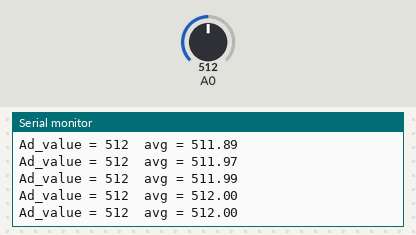
Bench run of a sketch on a simulated Arduino Uno, built with avr-gcc and run on an emulated ATmega328P. Parts: the last lines printed to the serial monitor. Inputs (shaded band) come from the test bench; at power-on: A0 = 512.

Above: at 1.2 s.
1.3 s: A0 set to 716
At 1.32 s:
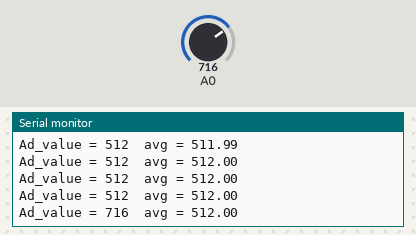
2.8 s: A0 set to 900
At 2.83 s:
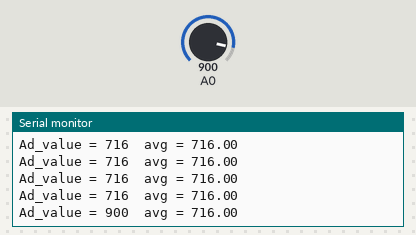
Timing chart, 0 to 5.8 s (numbered marks = the images above; inputs shaded):
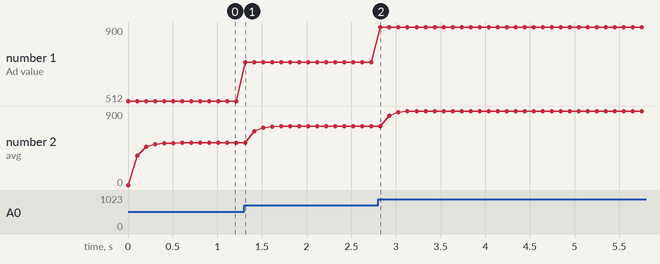

The sketch:

potentiometer_moving_average_filter.ino
```cpp
#define alpha 0.3

#include <MsTimer2.h>

float avg_old = 0.01;  // xavg^(k-1)
float avg = 0.0;       // xavg^(k)
int ad_value = 0;   // ad_value -> sonar

void setup() {
  // put your setup code here, to run once:
  Serial.begin(115200);
  MsTimer2::set(100, Timer_ISR);
  MsTimer2::start();
}

void Timer_ISR(void) {
  avg = alpha * avg_old + (1.0 - alpha) * ad_value;
  avg_old = avg;
}

void loop() {
  // put your main code here, to run repeatedly:
  ad_value = analogRead(A0);

  Serial.print("Ad_value = ");
  Serial.print(ad_value);
  Serial.print("  avg = ");
  Serial.println(avg);

  delay(100);
}
```

Measured:
- after the input at 1.3 s, the serial monitor: prints a new line at once (image 1)
- after the input at 2.8 s, the serial monitor: prints a new line at once (image 2)
- plotted number 1: 512 → 716 after the input at 1.3 s, 716 → 900 after the input at 2.8 s
- plotted number 2: 512 → 716 after the input at 1.3 s, 716 → 900 after the input at 2.8 s
